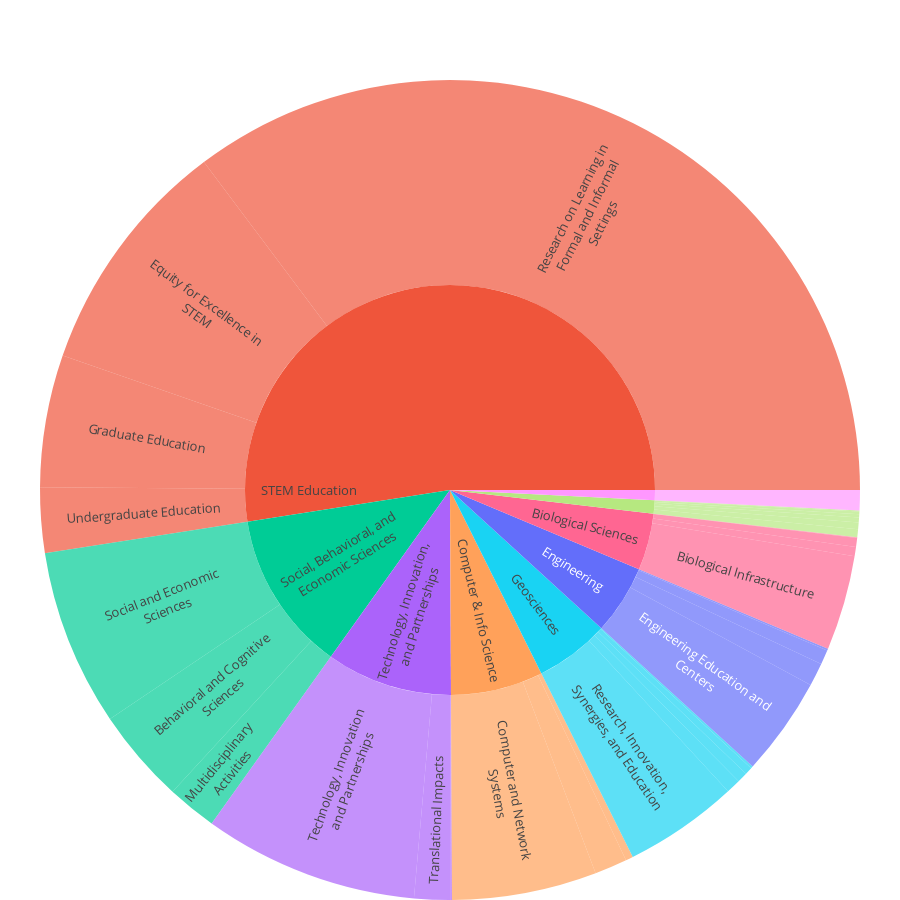

The notebook cell saved with this chart:
### Code cell
fig = go.Figure(go.Sunburst(
    ids=sunburst_data['ids'],
    labels=sunburst_data['labels'],
    parents=sunburst_data['parents'],
    values=sunburst_data['values'],
    marker=dict(colors=sunburst_data["color"]),
    branchvalues='total',
    hovertemplate="<b>%{label}</b><br>$%{value:,.2f}<extra></extra>",
    insidetextorientation='radial'
))


fig.update_layout(
    title=dict(
        text="<b>Cancelled Funds by NSF Directorates</b>",
        font=dict(size=32, color='white', family='Arial'),
        x=0.5,
    ),
    uniformtext=dict(minsize=13, mode='hide'),
    margin=dict(t=80, l=0, r=0, b=0),
    height=900,
    paper_bgcolor="rgba(0,0,0,0)",
    plot_bgcolor="rgba(0,0,0,0)",
    font=dict(color='white')
)


fig.show()
fig.write_html("project3/fig_1.html")

### Figure 1 — Plotly figure (JSON) as saved in the notebook; plotly's stock layout.template omitted (floating-point values rounded to 4 significant figures)
{"data": [{"branchvalues": "total", "hovertemplate": "<b>%{label}</b><br>$%{value:,.2f}<extra></extra>", "ids": ["Biological Sciences", "Computer & Info Science", "Engineering", "Geosciences", "Mathematical and Physical Sciences", "Office of the Director", "STEM Education", "Social, Behavioral, and Economic Sciences", "Technology, Innovation, and Partnerships", "Biological Sciences - Biological Infrastructure", "Biological Sciences - Emerging Frontiers", "Biological Sciences - Environmental Biology", "Biological Sciences - Integrative Organismal Systems", "Biological Sciences - Molecular and Cellular Biosciences", "Computer & Info Science - Computer and Network Systems", "Computer & Info Science - Computing and Communication Foundations", "Computer & Info Science - Information and Intelligent Systems", "Engineering - Chemical, Bioengineering, Environmental and Transport Systems", "Engineering - Civil, Mechanical and Manufacturing Innovation", "Engineering - Electrical, Communications and Cyber Systems", "Engineering - Engineering Education and Centers", "Geosciences - Atmospheric and Geospace Sciences", "Geosciences - Earth Sciences", "Geosciences - Ocean Sciences", "Geosciences - Polar Programs", "Geosciences - Research, Innovation, Synergies, and Education", "Mathematical and Physical Sciences - Astronomical Sciences", "Mathematical and Physical Sciences - Chemistry", "Mathematical and Physical Sciences - MPS Multidisciplinary Activities", "Mathematical and Physical Sciences - Materials Research", "Mathematical and Physical Sciences - Mathematical Sciences", "Mathematical and Physical Sciences - Physics", "Office of the Director - International Science and Engineering", "STEM Education - Equity for Excellence in STEM", "STEM Education - Graduate Education", "STEM Education - Research on Learning in Formal and Informal Settings", "STEM Education - Undergraduate Education", "Social, Behavioral, and Economic Sciences - Behavioral and Cognitive Sciences", "Social, Behavioral, and Economic Sciences - Multidisciplinary Activities", "Social, Behavioral, and Economic Sciences - Social and Economic Sciences", "Technology, Innovation, and Partnerships - Industrial Innovation", "Technology, Innovation, and Partnerships - Technology, Innovation and Partnerships", "Technology, Innovation, and Partnerships - Translational Impacts"], "insidetextorientation": "radial", "labels": ["Biological Sciences", "Computer & Info Science", "Engineering", "Geosciences", "Mathematical and Physical<br>Sciences", "Office of the Director", "STEM Education", "Social, Behavioral, and<br>Economic Sciences", "Technology, Innovation,<br>and Partnerships", "Biological Infrastructure", "Emerging Frontiers", "Environmental Biology", "Integrative Organismal<br>Systems", "Molecular and Cellular<br>Biosciences", "Computer and Network<br>Systems", "Computing and<br>Communication Foundations", "Information and<br>Intelligent Systems", "Chemical, Bioengineering,<br>Environmental and<br>Transport Systems", "Civil, Mechanical and<br>Manufacturing Innovation", "Electrical,<br>Communications and Cyber<br>Systems", "Engineering Education and<br>Centers", "Atmospheric and Geospace<br>Sciences", "Earth Sciences", "Ocean Sciences", "Polar Programs", "Research, Innovation,<br>Synergies, and Education", "Astronomical Sciences", "Chemistry", "MPS Multidisciplinary<br>Activities", "Materials Research", "Mathematical Sciences", "Physics", "International Science and<br>Engineering", "Equity for Excellence in<br>STEM", "Graduate Education", "Research on Learning in<br>Formal and Informal<br>Settings", "Undergraduate Education", "Behavioral and Cognitive<br>Sciences", "Multidisciplinary<br>Activities", "Social and Economic<br>Sciences", "Industrial Innovation", "Technology, Innovation<br>and Partnerships", "Translational Impacts"], "marker": {"colors": ["#FF6692", "#FFA15A", "#636EFA", "#19D3F3", "#B6E880", "#FF97FF", "#EF553B", "#00CC96", "#AB63FA", "#FF6692", "#FF6692", "#FF6692", "#FF6692", "#FF6692", "#FFA15A", "#FFA15A", "#FFA15A", "#636EFA", "#636EFA", "#636EFA", "#636EFA", "#19D3F3", "#19D3F3", "#19D3F3", "#19D3F3", "#19D3F3", "#B6E880", "#B6E880", "#B6E880", "#B6E880", "#B6E880", "#B6E880", "#FF97FF", "#EF553B", "#EF553B", "#EF553B", "#EF553B", "#00CC96", "#00CC96", "#00CC96", "#AB63FA", "#AB63FA", "#AB63FA"]}, "parents": ["", "", "", "", "", "", "", "", "", "Biological Sciences", "Biological Sciences", "Biological Sciences", "Biological Sciences", "Biological Sciences", "Computer & Info Science", "Computer & Info Science", "Computer & Info Science", "Engineering", "Engineering", "Engineering", "Engineering", "Geosciences", "Geosciences", "Geosciences", "Geosciences", "Geosciences", "Mathematical and Physical Sciences", "Mathematical and Physical Sciences", "Mathematical and Physical Sciences", "Mathematical and Physical Sciences", "Mathematical and Physical Sciences", "Mathematical and Physical Sciences", "Office of the Director", "STEM Education", "STEM Education", "STEM Education", "STEM Education", "Social, Behavioral, and Economic Sciences", "Social, Behavioral, and Economic Sciences", "Social, Behavioral, and Economic Sciences", "Technology, Innovation, and Partnerships", "Technology, Innovation, and Partnerships", "Technology, Innovation, and Partnerships"], "type": "sunburst", "values": [27510000.0, 44630000.0, 33470000.0, 35950000.0, 6418000.0, 4860000.0, 321800000.0, 77640000.0, 61030000.0, 22930000.0, 109900.0, 2252000.0, 53490.0, 2165000.0, 34970000.0, 1799000.0, 7861000.0, 3509000.0, 5603000.0, 500000.0, 23860000.0, 524500.0, 3481000.0, 2509000.0, 1788000.0, 27650000.0, 247700.0, 788800.0, 1196000.0, 1581000.0, 1940000.0, 665200.0, 4860000.0, 57880000.0, 31960000.0, 216100000.0, 15770000.0, 22910000.0, 12000000.0, 42730000.0, 266000.0, 51950000.0, 8812000.0]}], "layout": {"font": {"color": "white"}, "height": 900, "margin": {"b": 0, "l": 0, "r": 0, "t": 80}, "paper_bgcolor": "rgba(0,0,0,0)", "plot_bgcolor": "rgba(0,0,0,0)", "title": {"font": {"color": "white", "family": "Arial", "size": 32}, "text": "<b>Cancelled Funds by NSF Directorates</b>", "x": 0.5}, "uniformtext": {"minsize": 13, "mode": "hide"}}}
